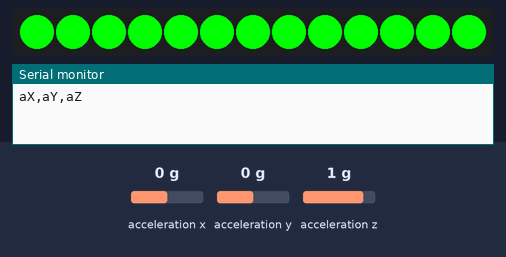
Recording of a sketch running on a simulated Arduino Nano 33 BLE. On the bench: 13 RGB LEDs in strip order, left to right, the last lines printed to the serial monitor. Inputs (shaded band) come from the test bench; at power-on: acceleration x 0 g, acceleration z 1 g, acceleration y 0 g.

Above: at 1.2 s.
1.3 s: acceleration x set to -1.4 g
At 2.2 s:
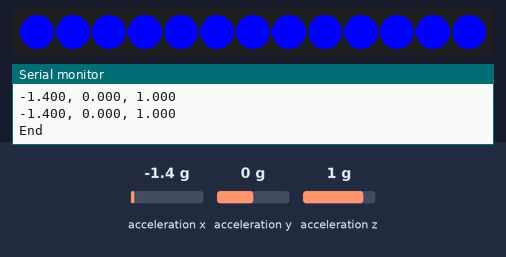
4.3 s: acceleration z set to 0 g
At 5.5 s:
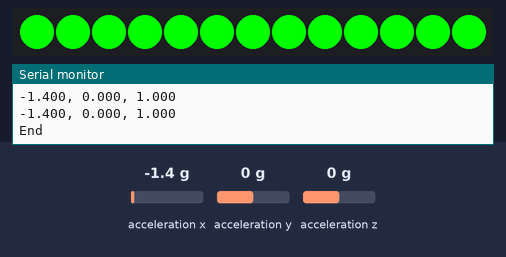
6.3 s: acceleration y set to -1.4 g
At 6.38 s:
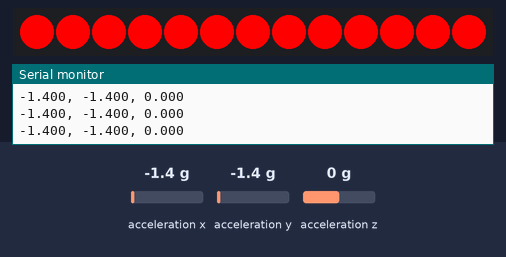
9.3 s: acceleration x set to 0 g
At 10.6 s:
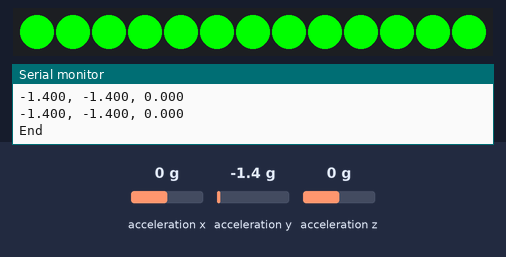
Timing chart, 0 to 12.3 s (numbered marks = the images above; inputs shaded):
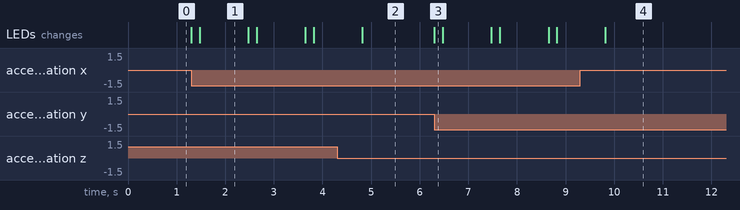

Measured:
- after the input at 1.3 s, the LEDs: first change at once (image 1 shows a later state)
- after the input at 4.3 s, the LEDs: change after 0.52 s (image 2)
- after the input at 6.3 s, the LEDs: change at once (image 3)
- after the input at 9.3 s, the LEDs: change after 0.52 s (image 4)
- what the display in image 1 shows lasts 1.0 s, from 1.5 s to 2.5 s

The sketch:

capture_data.ino
```cpp
/*
  IMU Capture
  This example uses the on-board IMU to start reading acceleration data
  from on-board IMU and prints it to the Serial Monitor for one second
  when the significant motion is detected.
  You can also use the Serial Plotter to graph the data.

  The circuit:
  - Arduino Nano 33 BLE or Arduino Nano 33 BLE Sense board.

  Edited by Sadie Thomas and Alex Prestwich
  Reference: Don Coleman and Dominic Pajak, Sandeep Mistry
*/

#include <Arduino_LSM9DS1.h>

#include <Adafruit_NeoPixel.h>
#ifdef __AVR__
#include <avr/power.h> // Required for 16 MHz Adafruit Trinket
#endif

const float accelerationThreshold = 1.5;      //NEED TO CHANGE THIS
const int numSamples = 119;                   //NEED TO CHANGE THIS

int samplesRead = numSamples;


//which pin on the Arduino is connected to the NeoPixels
#define PIN 6

//how many NeoPixels are attached to the Arduino
#define NUMPIXELS 13

Adafruit_NeoPixel pixels(NUMPIXELS, PIN, NEO_GRB + NEO_KHZ800);

#define DELAYVAL 500        //time (in milliseconds) to pause between pixels


void setup() {
  //sets up serial monitor so arduino can send commands through USB connection
  //9600 is how fast the data is sent (baud rate)
  Serial.begin(9600);

  //pauses until you open the serial monitor
  //while (!Serial);

  //sets up the board
  if (!IMU.begin()) {
    Serial.println("Failed to initialize IMU!");
    while (1);      //infinate loop
  }

  // print the header
  Serial.println("aX,aY,aZ");

  //initilize NeoPixel strip object
  pixels.begin();
}

void loop() {
  float aX, aY, aZ;

  pixels.fill(pixels.Color(0, 255, 0), 0);
  pixels.show();
  // wait for significant motion
  while (samplesRead == numSamples) {
    if (IMU.accelerationAvailable()) {
      // read the acceleration data
      IMU.readAcceleration(aX, aY, aZ);

      // sum up the float absolute values
      float aSum = fabs(aX) + fabs(aY) + fabs(aZ);

      // check if it's above the threshold
      if (aSum >= accelerationThreshold) {
        // reset the sample read count
        samplesRead = 0;
        break;
      }
    }
  }
  pixels.fill(pixels.Color(255, 0, 0), 0);
  pixels.show();
  // check if the all the required samples have been read since
  // the last time the significant motion was detected
  while (samplesRead < numSamples) {
    // check if both new acceleration data is available
    if (IMU.accelerationAvailable()) {
      // read the acceleration data
      // units are g's
      IMU.readAcceleration(aX, aY, aZ);

      samplesRead++;

      // print the data in CSV format
      Serial.print(aX, 3);
      Serial.print(", ");
      Serial.print(aY, 3);
      Serial.print(", ");
      Serial.print(aZ, 3);
      Serial.println();

      if (samplesRead == numSamples) {
        // add an empty line if it's the last sample
        Serial.println("End");
        Serial.println();
      }
    }
  }
  pixels.fill(pixels.Color(0, 0, 255), 0);
  pixels.show();
  delay(1000);
}
```
